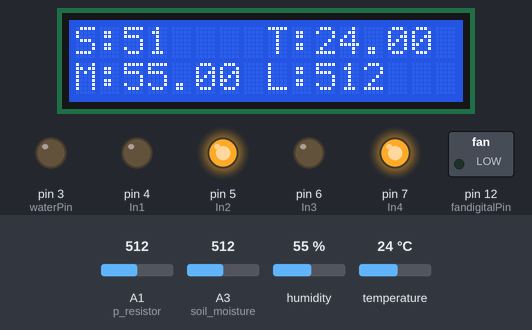
Bench run of a sketch on a simulated Arduino Uno, built with avr-gcc and run on an emulated ATmega328P. Shown: 16×2 character LCD, switched loads named in the sketch (green lamp = pin HIGH), output pins drawn as LEDs (lit = HIGH). The test bench sets the inputs (shaded band); at power-on: A3 (soil_moisture) = 512, humidity 55 %, A1 (p_resistor) = 512, temperature 24 °C. What the sketch prints to the serial monitor is not drawn.

Above: at 1.2 s.
1.3 s: A3 (soil_moisture) set to 490
At 2.7 s:
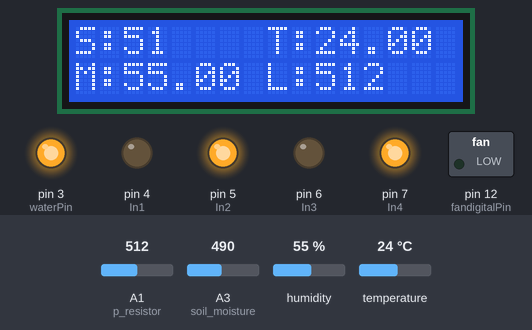
7.4 s: humidity set to 22 %
At 10.6 s:
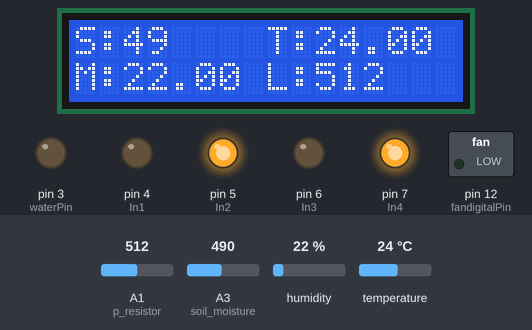
12.8 s: A1 (p_resistor) set to 710
At 16.6 s:
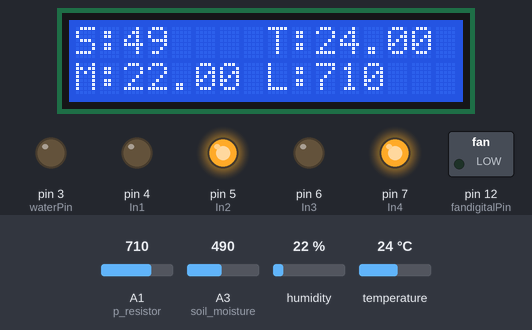
18.9 s: A3 (soil_moisture) set to 710
At 21.6 s:
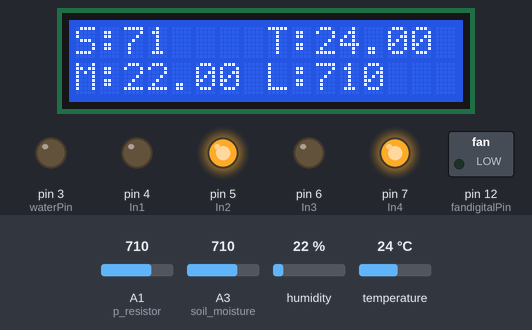
21.9 s: temperature set to 12 °C
At 22.9 s:
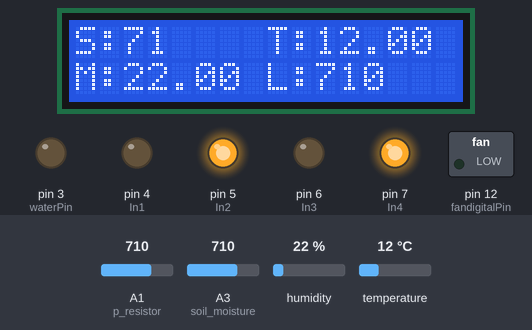
24.6 s: A1 (p_resistor) set to 716
At 27.4 s:
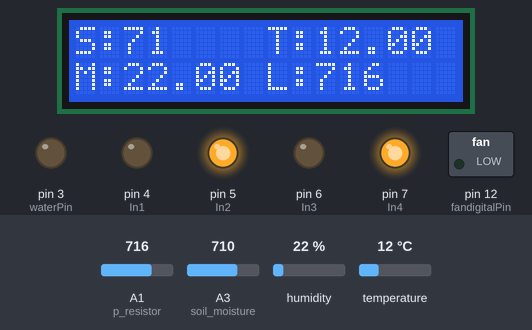
Timing chart, 0 to 28.9 s (numbered marks = the images above; inputs shaded):
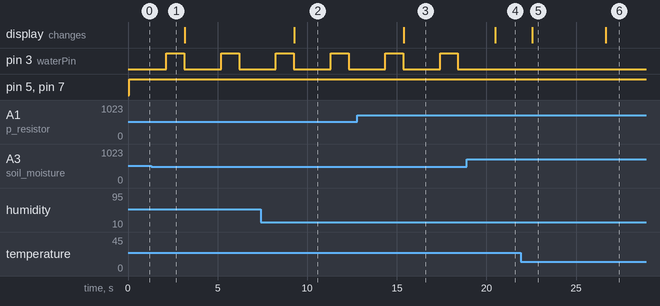

Measured:
- the behaviour switches between 500 and 499 on A3 (soil_moisture) (found by bisection; images 0 and 1)
- after the input at 1.3 s, pin 3 (waterPin): alternates HIGH for 1.0 s and LOW for 2.1 s, starting after 0.85 s
- after the input at 7.4 s, the display: changes after 1.9 s (image 2)
- after the input at 12.8 s, the display: changes after 2.6 s (image 3)
- after the input at 18.9 s, pin 3 (waterPin): stays LOW (without the input it goes to HIGH after 1.6 s); the display: changes after 1.6 s (image 4)
- after the input at 21.9 s, the display: changes after 0.64 s (image 5)
- after the input at 24.6 s, the display: changes after 2.0 s (image 6)

The sketch:

autoplanet.ino
```cpp
#include <SoftwareSerial.h>   // 引用程式庫
#include <LiquidCrystal_I2C.h>
#include "DHT.h"
#include <Wire.h>
LiquidCrystal_I2C lcd(0x27,16,2);

#define DHTPIN 2
#define DHTTYPE DHT11
DHT dht(DHTPIN, DHTTYPE);

const int p_resistor=A1;
const int soil_moisture=A3;
const int In1 = 4;
const int In2 = 5;
const int In3 = 6;
const int In4 = 7;

int bluePin=8;
int waterPin=3;
int fancontrolPin=A0;
int fandigitalPin=12;

//sensor value
float h=0;
float t=0;
int light=0;
int soil=0;
// 定義連接藍牙模組的序列埠
SoftwareSerial BT(10, 11); // 接收腳, 傳送腳
char val;  // 儲存接收資料的變數
int count=0;
int fcount=0;
double fancontrolvalue=0;
bool openlight=false;
bool openfan=false;
bool wateruse=false;

void setup() {
  Serial.begin(9600);   // 與電腦序列埠連線
  Serial.println("BT is ready!");

  digitalWrite(bluePin,OUTPUT);
  lcd.init(); //初始化LCD
  lcd.backlight(); //開啟背光
  lcd.print("Welcome!"); //顯示Hello, World!
  pinMode(fandigitalPin,OUTPUT);
  pinMode(waterPin,OUTPUT);
  pinMode(p_resistor,INPUT);
  pinMode(soil_moisture,INPUT);
  // 設定藍牙模組的連線速率
  // 如果是HC-05，請改成38400
  BT.begin(9600);
  pinMode(In1, OUTPUT);
  pinMode(In2, OUTPUT);
  pinMode(In3, OUTPUT);
  pinMode(In4, OUTPUT);
  dht.begin();
}

void loop() {

  //analogWrite(In3,fancontrolvalue);
  //analogWrite(In4,0);
  frun();

  light = analogRead(p_resistor);
  soil = analogRead(soil_moisture);
  h = dht.readHumidity();
  t = dht.readTemperature();
  soil = soil/10;
  if (BT.available()&&wateruse!=true) {
    val = BT.read();
 //   Serial.println(val);
    if(val=='l'){
      digitalWrite(bluePin,HIGH);
      openlight=true;
      count=1;
    }
    if(val=='s'){
      digitalWrite(bluePin,LOW);
      openlight=false;
    }
    if(val=='o'){
      water();
    }
  }
  else {
      wateruse=false;
      if(count>10||count==0){
          openlight = false;
          if(light>700){
            digitalWrite(bluePin,HIGH);
          } else{
              digitalWrite(bluePin,LOW);
          }
          count=0;
      }

      if(soil<50){
        digitalWrite(waterPin,HIGH);
        Serial.println("water pump open! ");
        delay(1000);
        digitalWrite(waterPin,LOW);
        Serial.println("water pump close! ");
      }
  }
  showLCD();
  if(openlight){
    count++;
  }
  delay(2000);
}

void showLCD(){
    lcd.clear();
    lcd.setCursor(0,0);
    lcd.print("S:");
    lcd.print(soil);
    lcd.setCursor(8,0);
    lcd.print("T:");
    lcd.print(t);
    lcd.setCursor(0,1);
    lcd.print("M:");
    lcd.print(h);
    lcd.setCursor(8,1);
    lcd.print("L:");
    lcd.print(light);
}

void water(){
  digitalWrite(waterPin,HIGH);
  Serial.println("water pump open! ");
  delay(1000);
  digitalWrite(waterPin,LOW);
  Serial.println("water pump close! ");

}

void frun(){
  digitalWrite(In1, LOW);
  digitalWrite(In2, HIGH);
  digitalWrite(In3, LOW);
  digitalWrite(In4, HIGH);
}

void fstop(){
  digitalWrite(In1, LOW);
  digitalWrite(In2, LOW);
  digitalWrite(In3, LOW);
  digitalWrite(In4, LOW);
}
```
